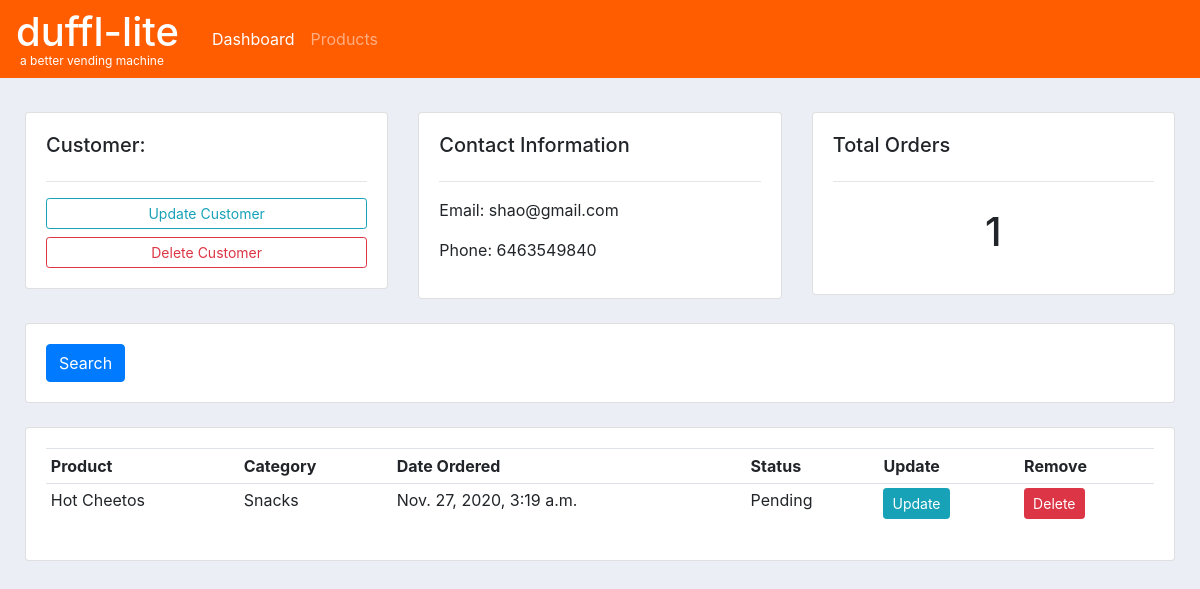
Page /customer/14/ on the earlier database version.
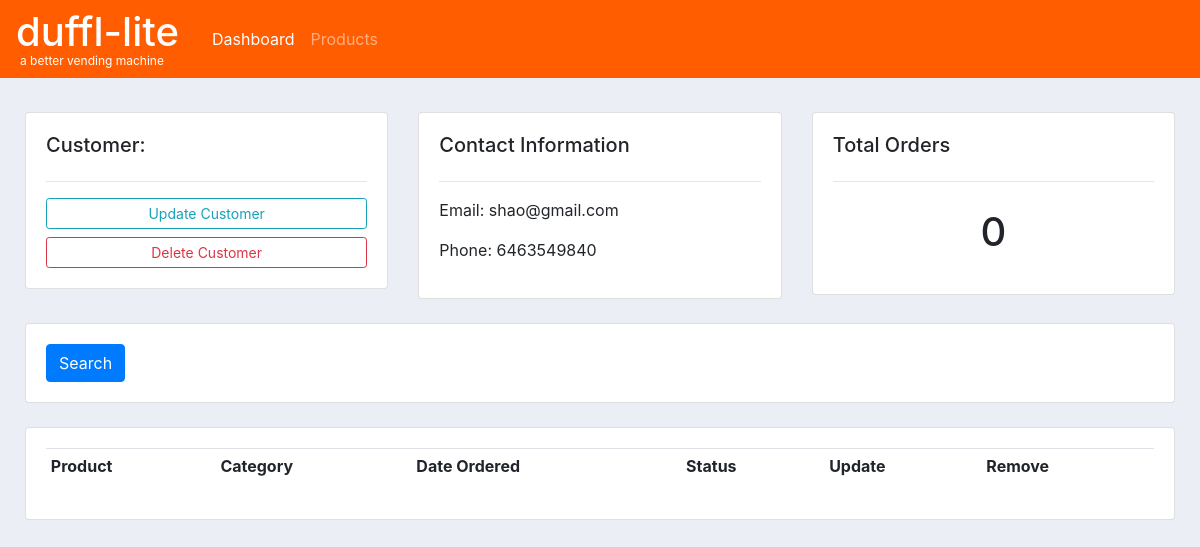
Same page on the later database version.
### accounts/models.py (models this page shows, shortened)
class Order(models.Model):
	STATUS = (
			('Pending', 'Pending'),
			('Out for delivery', 'Out for delivery'),
			('Delivered', 'Delivered'),
			)
	customer = models.ForeignKey(Customer, null=True, on_delete= models.SET_NULL)
	product = models.ForeignKey(Product, null=True, on_delete= models.SET_NULL)
	date_created = models.DateTimeField(auto_now_add=True, null=True)
	status = models.CharField(max_length=200, null=True, choices=STATUS)

class Product(models.Model):
	CATEGORY = (
			('Snacks', 'Snacks'),
			('Toiletries', 'Toiletries'),
			)
	name = models.CharField(max_length=200, null=True)
	price = models.FloatField(null=True)
	category = models.CharField(max_length=200, null=True, choices=CATEGORY)
	description = models.CharField(max_length=200, null=True, blank=True)
	date_created = models.DateTimeField(auto_now_add=True, null=True)
	def __str__(self):
		return self.name

### accounts/views.py (the view)
# urls.py: path('customer/<str:pk_test>/', views.customer, name="customer"),
def customer(request, pk_test):
	customer = Customer.objects.get(id=pk_test)
	orders = customer.order_set.all()
	order_count = orders.count()
	context = {'customer':customer, 'orders':orders, 'order_count':order_count}
	return render(request, 'accounts/customer.html',context)

### accounts/templates/accounts/customer.html
{% extends 'accounts/main.html' %}
{% block content %}
<br>
<div class="row">
    <div class="col-md">
        <div class="card card-body">
            <h5>Customer:</h5>
            <hr>
            <a class="btn btn-outline-info  btn-sm btn-block" href="">Update Customer</a>
            <a class="btn btn-outline-danger  btn-sm btn-block" href="">Delete Customer</a>
        </div>
    </div>
    <div class="col-md">
        <div class="card card-body">
            <h5>Contact Information</h5>
            <hr>
            <p>Email: {{customer.email}}</p>
            <p>Phone: {{customer.phone}}</p>
        </div>
    </div>
    <div class="col-md">
        <div class="card card-body">
            <h5>Total Orders</h5>
            <hr>
            <h1 style="text-align: center;padding: 10px">{{order_count}}</h1>
        </div>
    </div>
</div>
<br>
<div class="row">
    <div class="col">
        <div class="card card-body">
            <form method="get">
                <button class="btn btn-primary" type="submit">Search</button>
            </form>
        </div>
    </div>
</div>
<br>
<div class="row">
    <div class="col-md">
        <div class="card card-body">
            <table class="table table-sm">
                <tr>
                    <th>Product</th>
                    <th>Category</th>
                    <th>Date Ordered</th>
                    <th>Status</th>
                    <th>Update</th>
                    <th>Remove</th>
                </tr>
                {% for order in orders %}
                <tr>
                    <td>{{order.product}}</td>
                    <td>{{order.product.category}}</td>
                    <td>{{order.date_created}}</td>
                    <td>{{order.status}}</td>
                    <td><a class="btn btn-sm btn-info" href="{% url 'update_order' order.id %}">Update</a></td>
                    <td><a class="btn btn-sm btn-danger" href="{% url 'delete_order' order.id %}">Delete</a></td>
                </tr>
                {% endfor %}
            </table>
        </div>
    </div>
</div>
{% endblock %}

Differences in the rows shown:
removed Order: product "Hot Cheetos", product.category "Snacks", date_created "Nov. 27, 2020, 3:19 a.m.", status "Pending"
Other differences:
{{ order_count }}: "1" → "0"
